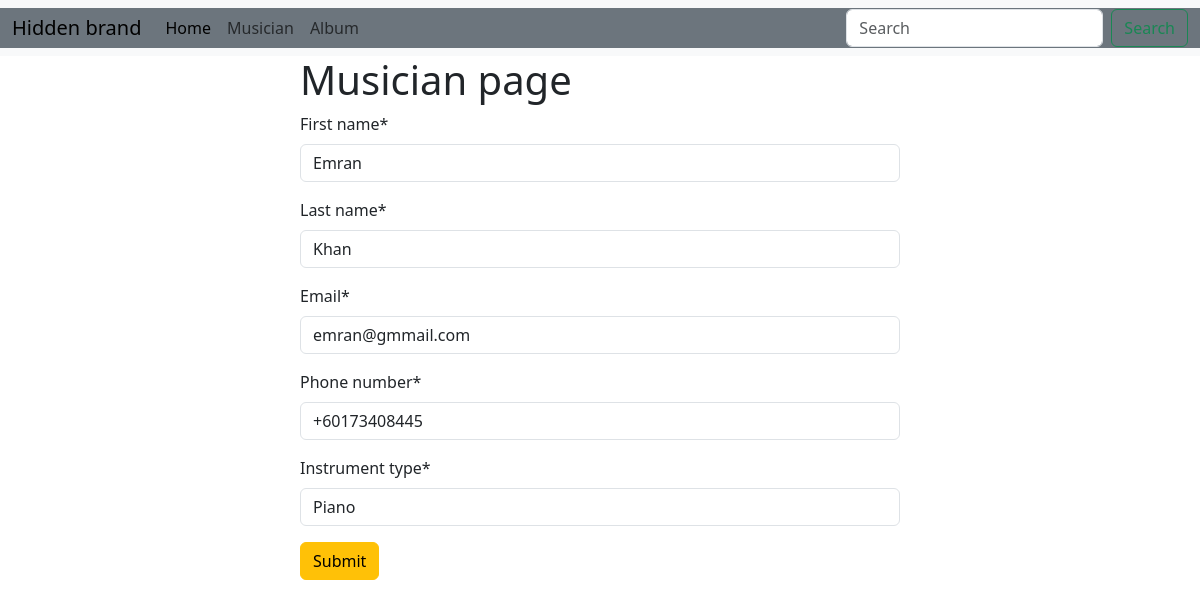
The page /musician/edit/1 on the database its author committed.
### musician/models.py (models this page shows, shortened)
class Musician(models.Model):
    first_name = models.CharField(max_length=100)
    last_name = models.CharField(max_length=100)
    email=models.EmailField()
    phone_number=models.CharField(max_length=12)
    instrument_type=models.CharField(max_length=100)

### musician/views.py (the view)
# urls.py: path('edit/<int:id>',views.edit_musician, name='edit_musician'),
def edit_musician(request,id):
    post=models.Musician.objects.get(pk=id)
    musician=forms.MusicianForm(instance=post)
    if request.method =='POST':
        musician=forms.MusicianForm(request.POST,instance=post)
        if musician.is_valid():
            musician.save()
            return redirect('home')
    return render(request, 'musician.html', {'form':musician})

### musician/forms.py
class MusicianForm(forms.ModelForm):
    class Meta:
        model=Musician
        fields='__all__'

### musician/templates/musician.html (shortened to what this page needs)
{% extends "base.html" %}
{% load crispy_forms_tags %}
{% block content %}
<form method="post" style='width:50%; margin:auto '>
    <h1>Musician page</h1>
    {{ form | crispy }}
    <button class="btn btn-warning">Submit</button>
</form>
{% endblock  %}

### rows shown on the page
Musician: first_name "Emran", last_name "Khan", email "emran@gmmail.com", phone_number "+60173408445", instrument_type "Piano"
